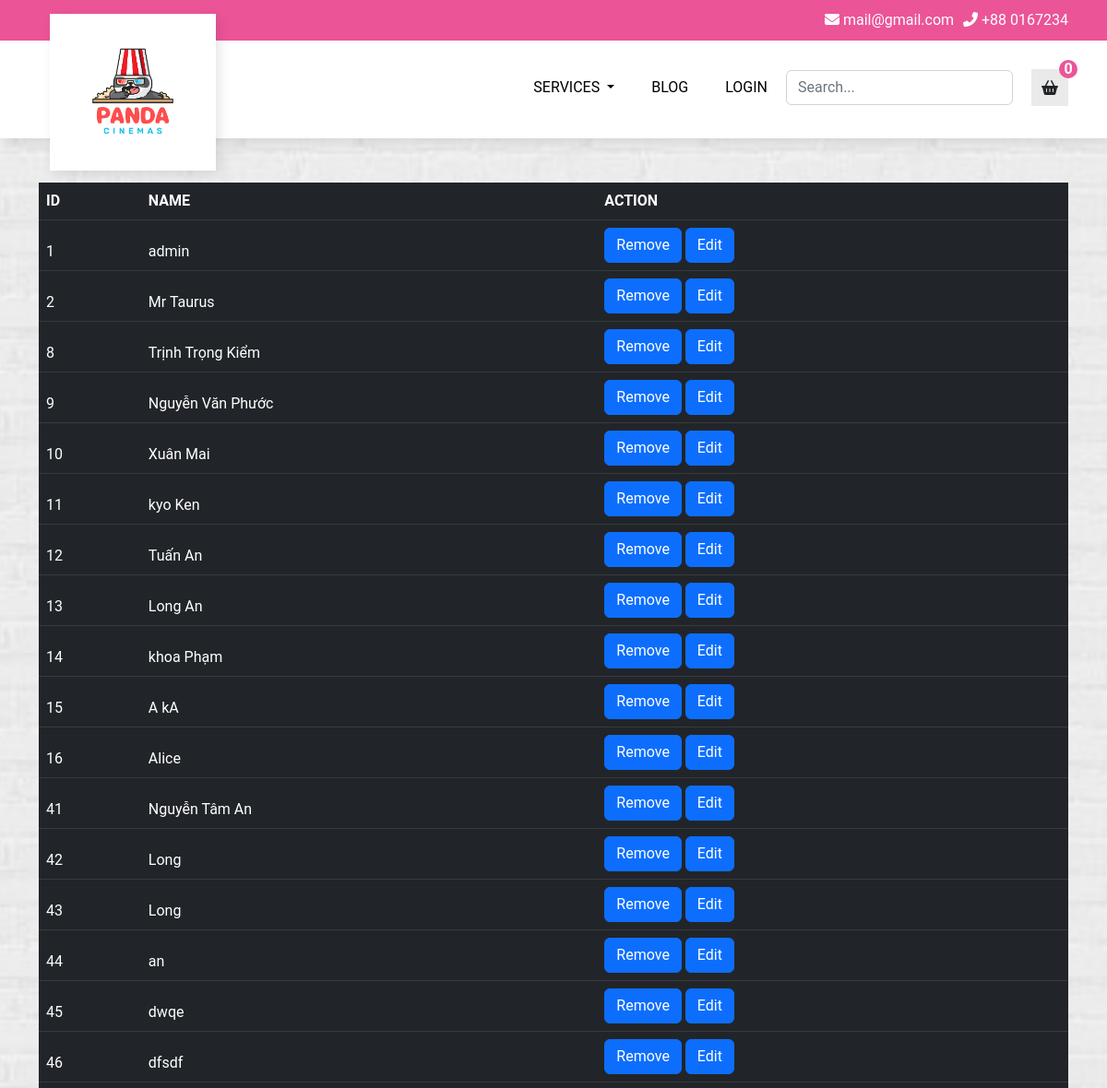
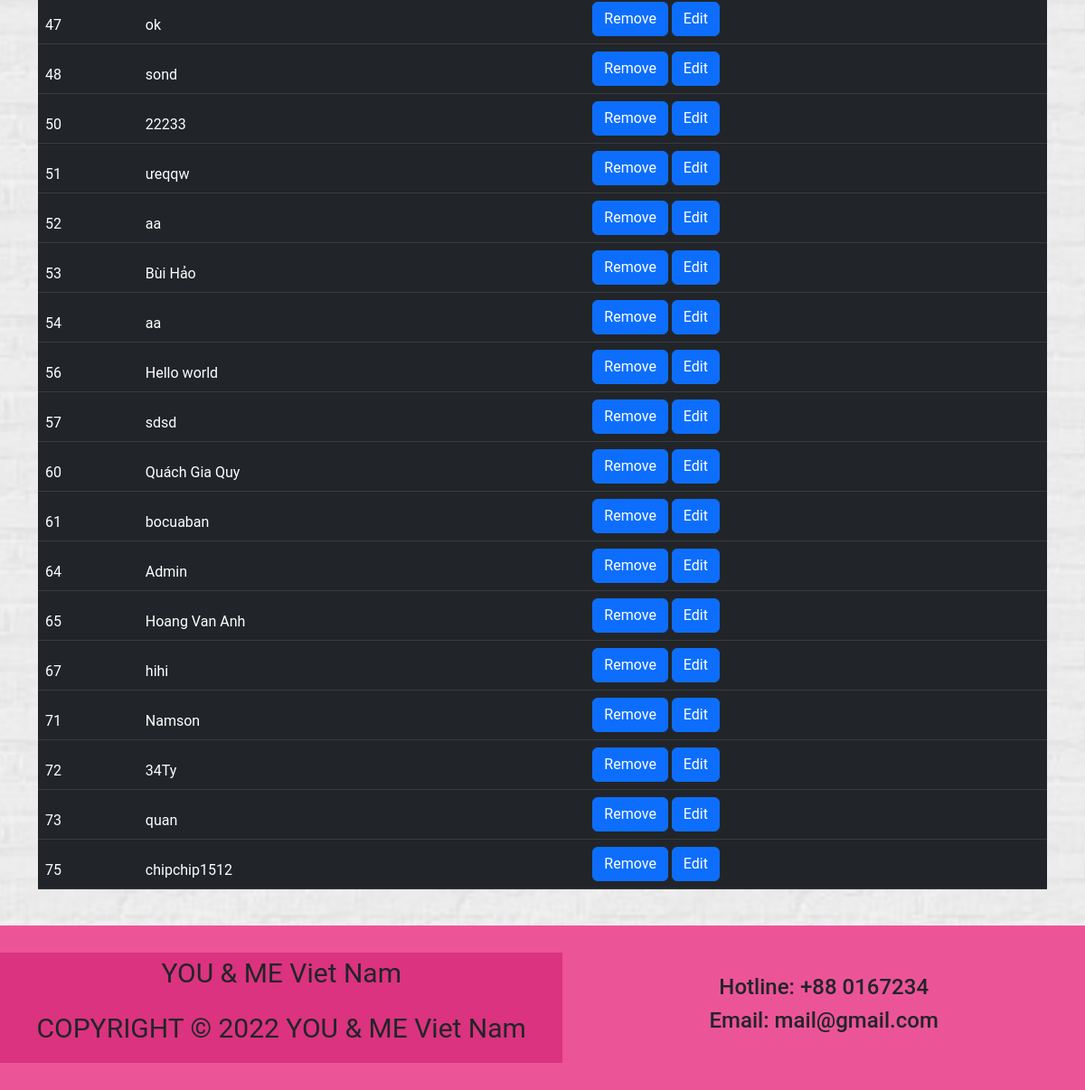
The page /user_manage.php on the database its author committed (2 pictures, top to bottom).
### tables this page shows
CREATE TABLE `user` (
  `id` int(11) NOT NULL,
  `name` varchar(50) NOT NULL,
  `gender` enum('male','female','other') NOT NULL,
  `dob` date NOT NULL,
  `phone_number` varchar(10) NOT NULL,
  `password` varchar(255) NOT NULL,
  `role` enum('admin','user') NOT NULL,
  `type` enum('standard','premium','deluxe') NOT NULL
);

### models/Model.php (called while the page is built, shortened)
<?php
class Model
{
    public static $connection = NULL;
    public function __construct()
    {
        if (!self::$connection) {
            self::$connection = new mysqli(DB_HOST, DB_USER, DB_PASS, DB_NAME);
            self::$connection->set_charset('utf8mb4');
        }
        return self::$connection;
    }
}

### data.php (called while the page is built, shortened)
<?php
$userModel = new UserModel();

### models/UserModel.php (called while the page is built, shortened)
<?php
class UserModel extends Model
{
    public function getUsers()
    {
        $sql = parent::$connection->prepare('SELECT * FROM user');
        $sql->execute();
        $items = $sql->get_result()->fetch_all(MYSQLI_ASSOC);
        return $items;
    }
}

### user_manage.php (the view, shortened to what this page needs)
<?php
include 'data.php';
?>
<!DOCTYPE html>
<html lang="en">
<head>
    <link rel="stylesheet" href="./public/css/bootstrap.min.css">
    <link rel="stylesheet" href="./public/css/all.min.css">
    <link rel="stylesheet" href="./public/css/style.css">
</head>
<body>
    <?php include 'header.php' ?>
    <div class="container">
        <table class="table table-dark mt-5">
            <thead>
                <tr>
                    <th scope="col">ID</th>
                    <th scope="col">NAME</th>
                    <th scope="col">ACTION</th>
                </tr>
            </thead>
            <?php
            $users = $userModel->getUsers();
            foreach ($users as $user) {
            ?>
                <thead>
                    <tr>
                        <td scope="col"><?php echo $user['id'] ?></td>
                        <td scope="col"><?php echo $user['name'] ?></td>
                        <td scope="col">
                            <form action="" method="post" style="display: inline-block;">
                                <button type="submit" class="btn btn-primary" onclick="return confirm('Do you want to remove this?')">Remove</button>
                            </form>
                            <form action="edit_user.php" method="post" style="display: inline-block;">
                                <button type="submit" class="btn btn-primary">Edit</button>
                            </form>
                        </td>
                    </tr>
                </thead>
            <?php } ?>
        </table>
    </div>
    <?php include 'footer.php' ?>
</body>
</html>

### public/css/style.css (style rules this page uses)
body { min-height: 100vh; display: flex; flex-direction: column; font-family: "Roboto", sans-serif; background: url(../images/pattern-1-1.jpeg) center center fixed; background-repeat: repeat-y; -webkit-background-size: cover; -moz-background-size: cover; -o-background-size: cover; background-size: cover; }

### rows shown on the page
user: id "1", name "admin"
user: id "2", name "Mr Taurus"
user: id "8", name "Trịnh Trọng Kiểm"
user: id "9", name "Nguyễn Văn Phước"
user: id "10", name "Xuân Mai"
user: id "11", name "kyo Ken"
user: id "12", name "Tuấn An"
user: id "13", name "Long An"
user: id "14", name "khoa Phạm"
user: id "15", name "A kA"
user: id "16", name "Alice"
user: id "41", name "Nguyễn Tâm An"
user: id "42", name "Long"
user: id "43", name "Long"
user: id "44", name "an"
user: id "45", name "dwqe"
user: id "46", name "dfsdf"
user: id "47", name "ok"
user: id "48", name "sond"
user: id "50", name "22233"
user: id "51", name "ưeqqw"
user: id "52", name "aa"
user: id "53", name "Bùi Hảo"
user: id "54", name "aa"
user: id "56", name "Hello world"
user: id "57", name "sdsd"
user: id "60", name "Quách Gia Quy"
user: id "61", name "bocuaban"
user: id "64", name "Admin"
user: id "65", name "Hoang Van Anh"
user: id "67", name "hihi"
user: id "71", name "Namson"
user: id "72", name "34Ty"
user: id "73", name "quan"
user: id "75", name "chipchip1512"
